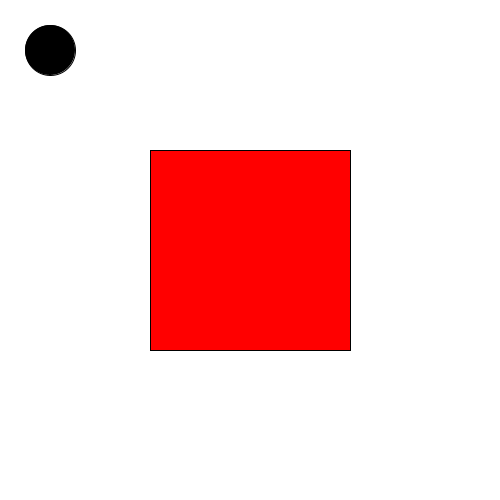
Frame 1 (no input)
Frame 60 (the mouse pressed at the canvas centre just before this capture): identical to frame 1, image omitted
Frame 120 (the mouse held since frame 60 and released just before this capture): identical to frame 1, image omitted

The Processing sketch that drew this single still picture (run headless with seeded random() and noise(); from frame 60 on, the mouse is pressed at the canvas centre):

// Processing sketch: Exercise14
// ── Exercise14.pde
float x=50,y=50;
int speed = 3;
void setup() {
    size(500,500);
}

void draw() {
    background(255);
    fill(255,0,0);
    rect(150,150,200,200);
    if (keyPressed) {
        if (keyCode == LEFT) {
            x -= speed;
            if (x-25 < 0)
                x += speed;
        } else if (keyCode == RIGHT) {
            x += speed;
            if (x+25 > width)
                x -= speed;
        } else if (keyCode == UP) {
            y -= speed;
            if (y-25 < 0)
                y += speed;
        } else if (keyCode == DOWN) {
            y += speed;
            if (y+25 > height)
                y -= speed;
        }
        if (x+25>150 && x-25<350 && y+25>150 && y-25<350) {
            if (keyCode == LEFT)
                x += speed;
            if (keyCode == RIGHT)
                x -= speed;
            if (keyCode == UP)
                y += speed;
            if (keyCode == DOWN)
                y -= speed;
        }
    }
    fill(0);
    ellipse(x,y,50,50);
}
